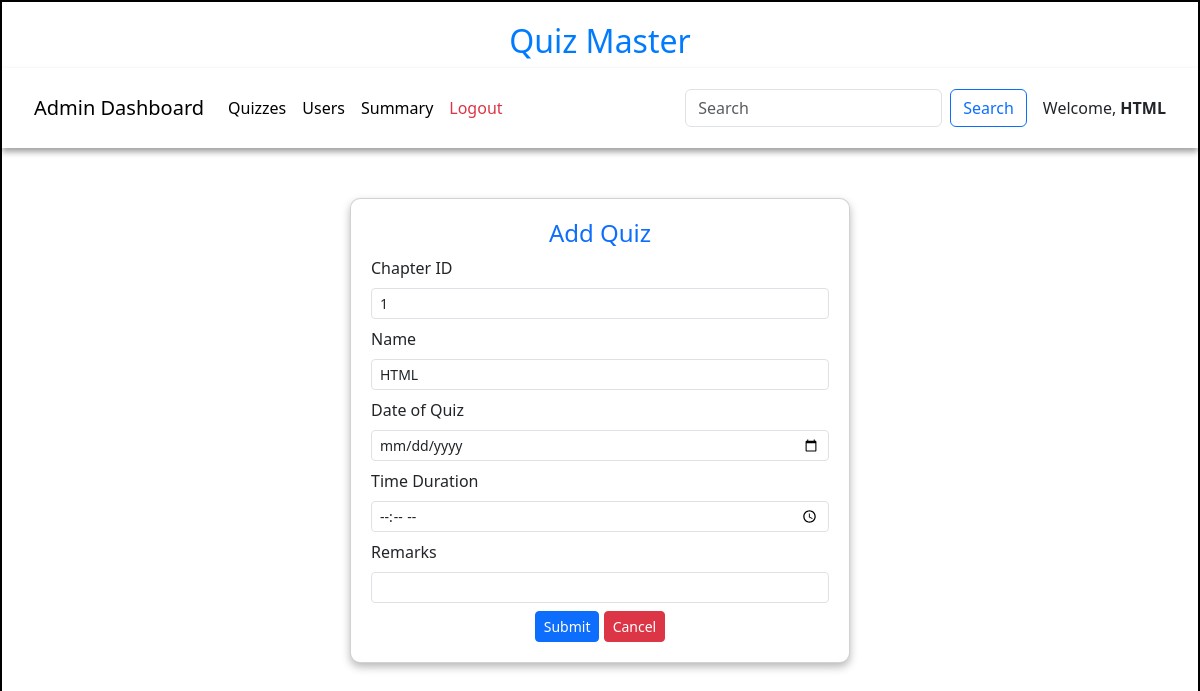
Screenshot of /add_quiz/1/HTML with the database file from the repository.
### models/models.py (models this page shows)
class Chapter(db.Model):
    id=db.Column(db.Integer,primary_key=True)
    name=db.Column(db.String,unique=True,nullable=False)
    description=db.Column(db.String)
    Subject_id = db.Column(db.Integer,db.ForeignKey("subject.id"),nullable=False)
    quizes = db.relationship("Quiz",cascade="all,delete",backref="chapter",lazy=True)

### controllers/controller.py (the view, shortened to what this page needs)
@app.route('/add_quiz/<id>/<name>',methods=["GET","POST"])
def add_quiz(id,name):
    today = datetime.today().date()
    chap = get_chapter(id)
    return render_template("add_quiz.html",name=name,chapter=chap,msg="")

### controllers/controller.py (called while the page is built)
def  get_chapter(id):
    chapter = Chapter.query.filter_by(id=id).first()
    return chapter

### templates/add_quiz.html (shortened to what this page needs)
<!DOCTYPE html>
<html lang="en">
<head>
    <link href="https://cdn.jsdelivr.net/npm/bootstrap@5.3.3/dist/css/bootstrap.min.css" rel="stylesheet">
    <link rel="stylesheet" href="/static/css/style.css">
</head>
<body>
    <div id="container">
        <h1 id="heading">Quiz Master</h1>
        <nav class="navbar navbar-expand-lg navbar-light bg-white">
            <div class="container-fluid">
                <a class="navbar-brand">Admin Dashboard</a>
                <div class="collapse navbar-collapse" id="navbarNav">
                    <ul class="navbar-nav me-auto">
                        <li class="nav-item">
                            <a class="nav-link active" href="/quiz_dashboard/{{name}}">Quizzes</a>
                        </li>
                        <li class="nav-item">
                            <a class="nav-link active" href="/admin_users/{{name}}">Users</a>
                        </li>
                        <li class="nav-item">
                            <a class="nav-link active" href="/admin_summary/{{name}}">Summary</a>
                        </li>
                        <li class="nav-item">
                            <a class="nav-link text-danger" href="/login">Logout</a>
                        </li>
                    </ul>
                    <form class="d-flex" method="POST" action="#">
                        <input class="form-control me-2" type="search" placeholder="Search" name="search_txt" id="search_txt">
                        <button class="btn btn-outline-primary" type="submit">Search</button>
                    </form>
                </div>
                <span class="ms-3">Welcome, <strong>{{name}}</strong></span>
            </div>
        </nav>
        <div id="add_quiz-panel" style="margin: auto;margin-top: 50px; width: 500px;">
            <div class="card">
            <h4 class="text-center text-primary">Add Quiz</h4>
            <form action="/add_quiz/{{chapter.id}}/{{name}}" method="POST">
                <div class="mb-2">
                    <label for="s_id" class="form-label">Chapter ID</label>
                    <input type="number" class="form-control form-control-sm" id="s_id" name="s_id" value="{{chapter.id}}" readonly>
                </div>
                <div class="mb-2">
                    <label for="quiz_name" class="form-label">Name</label>
                    <input type="text" class="form-control form-control-sm" id="quiz_name" name="quiz_name" value="{{chapter.name}}">
                </div>
                <div class="mb-2">
                    <label for="date_of_quiz" class="form-label">Date of Quiz</label>
                    <input type="date" class="form-control form-control-sm" id="date_of_quiz" name="date_of_quiz" >
                </div>
                <div class="mb-2">
                    <label for="time_duration" class="form-label">Time Duration</label>
                    <input type="time" class="form-control form-control-sm" id="time_duration" name="time_duration">
                </div>
                <div class="mb-2">
                    <label for="remarks" class="form-label">Remarks</label>
                    <input type="text" class="form-control form-control-sm" id="remarks" name="remarks">
                </div>
                <div class="text-center">
                    <button type="submit" class="btn btn-primary btn-sm">Submit</button>
                    <a href="/admin/{{name}}" class="btn btn-danger btn-sm">Cancel</a>
                </div>
            </form>
        </div>
        </div>
    </div>
</body>
</html>

### static/css/style.css (style rules this page uses)
* { margin: 0px }
#container { border: 2px solid black; margin: auto; min-height: 729px; width: 100%; }
#heading { text-align: center; font-size: 2rem; margin-top: 20px; color: #007bff; }
.navbar { box-shadow: 0px 4px 6px rgba(0, 0, 0, 0.374); padding:20px; }
.card { box-shadow: 0px 4px 8px rgba(0, 0, 0, 0.280); transition: transform 0.2s ease-in-out; border-radius: 10px; padding: 20px; }

### rows the page displays
Chapter: name "HTML", s_id "1", quiz_name "HTML"
